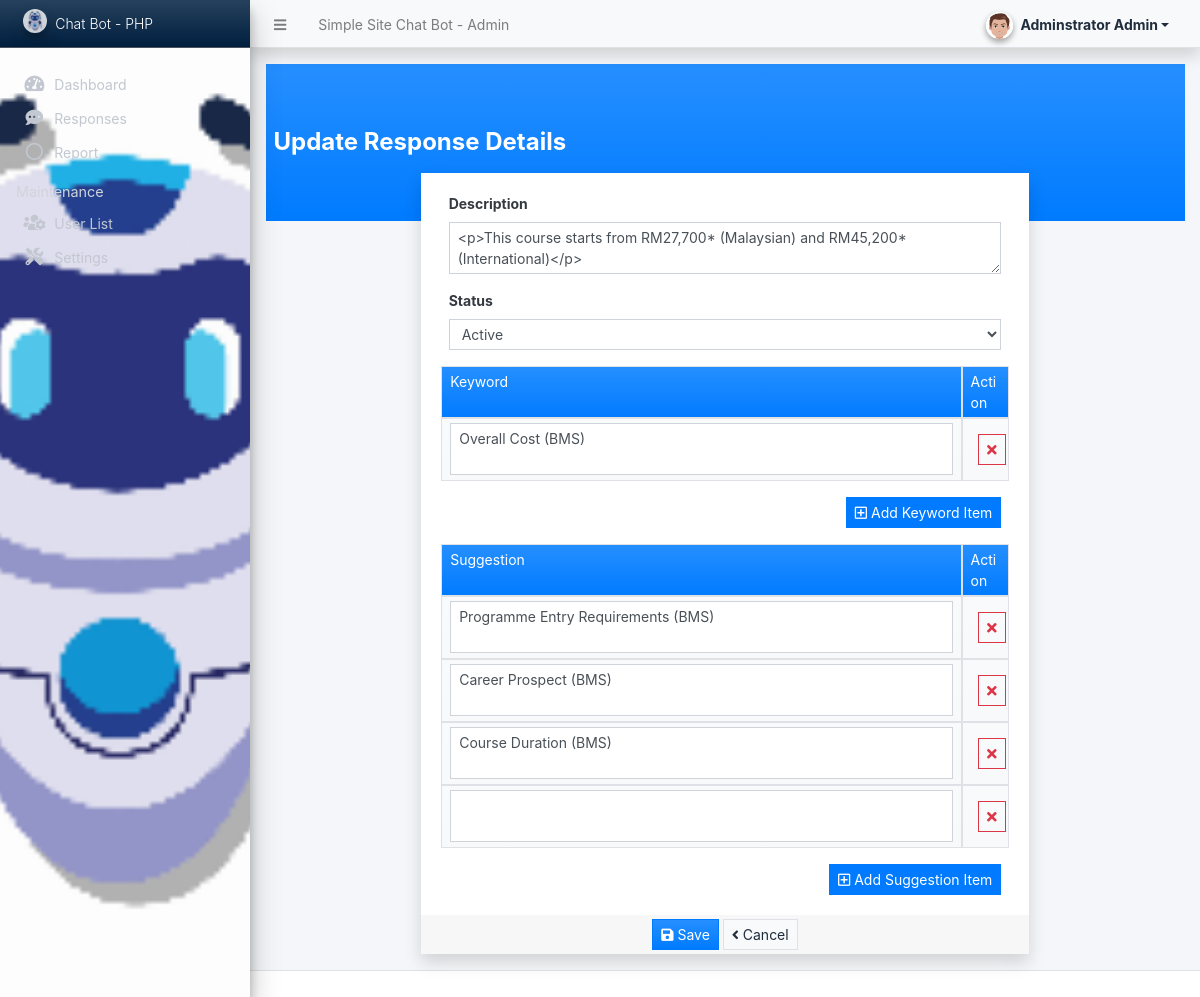
The app's page /admin/?page=responses/manage_response&id=36 (signed in) with its own data.
### tables this page shows
CREATE TABLE `keyword_list` (
  `response_id` int(30) NOT NULL,
  `keyword` text NOT NULL
);

CREATE TABLE `suggestion_list` (
  `response_id` int(30) NOT NULL,
  `suggestion` text NOT NULL
);

### admin/responses/manage_response.php (the view, shortened to what this page needs)
<div class="content px-2 py-5 bg-gradient-primary">
	<h4 class="my-3"><b><?= !isset($id) ? "Create New Response" : "Update Response Details" ?></b></h4>
</div>
<div class="row mt-n5 justify-content-center">
	<div class="col-lg-8 col-md-10 col-sm-12 col-xs-12">
		<div class="card rounded-0 shadow">
			<div class="card-body">
				<div class="container-fluid">
					<form action="" id="response-form">
						<div class="form-group">
							<label for="response" class="control-label">Description</label>
							<textarea type="text" name="response" id="response" class="form-control form-control-sm rounded-0" required><?php echo isset($response) ? $response : ''; ?></textarea>
						</div>
						<div class="form-group">
							<label for="status" class="control-label">Status</label>
							<select name="status" id="status" class="form-control form-control-sm rounded-0" required>
								<option value="1" <?php echo isset($status) && $status == 1 ? 'selected' : '' ?>>Active</option>
							</select>
						</div>
						<div class="row bg-gradient-primary">
							<div class="col-11 border m-0 px-2 py-1">Keyword</div>
							<div class="col-1 border m-0 px-2 py-1">Action</div>
						</div>
						<div id="keyword-list" class="mb-3">
							<?php if(isset($id)): ?>
							<?php
							$kw_qry = $conn->query("SELECT * FROM `keyword_list` where response_id = '{$id}'");
							while($row = $kw_qry->fetch_assoc()):
							?>
							<div class="row bg-gradient-light align-items-center kw-item" style="height:4.5em">
								<div class="col-11 border m-0 px-2 py-1 h-100">
									<textarea name="keyword[]" cols="30" rows="2" class="form-control form-control-sm rounded-0" required="required" style="resize:none"><?= $row['keyword'] ?></textarea>
								</div>
								<div class="col-1 border m-0 px-2 py-1 text-center align-items-center h-100 justify-content-center d-flex">
									<div class="col-auto">
										<button class="btn-outline-danger btn btn-sm rounded-0 rem-item" type="button"><i class="fa fa-times"></i></button>
									</div>
								</div>
							</div>
							<?php endwhile; ?>
							<?php endif; ?>
						</div>
						<div class="text-right">
							<button class="btn btn-primary btn-sm rounded-0" type="button" id="add_kw_item"><i class="far fa-plus-square mb-n2 mr-1"></i>Add Keyword Item</button>
						</div>
						<div class="row bg-gradient-primary">
							<div class="col-11 border m-0 px-2 py-1">Suggestion</div>
							<div class="col-1 border m-0 px-2 py-1">Action</div>
						</div>
						<div id="suggestion-list" class="mb-3">
							<?php if(isset($id)): ?>
							<?php
							$sg_qry = $conn->query("SELECT * FROM `suggestion_list` where response_id = '{$id}'");
							while($row = $sg_qry->fetch_assoc()):
							?>
							<div class="row bg-gradient-light align-items-center sg-item" style="height:4.5em">
								<div class="col-11 border m-0 px-2 py-1 h-100">
									<textarea name="suggestion[]" cols="30" rows="2" class="form-control form-control-sm rounded-0" style="resize:none"><?= $row['suggestion'] ?></textarea>
								</div>
								<div class="col-1 border m-0 px-2 py-1 text-center align-items-center h-100 justify-content-center d-flex">
									<div class="col-auto">
										<button class="btn-outline-danger btn btn-sm rounded-0 rem-item" type="button"><i class="fa fa-times"></i></button>
									</div>
								</div>
							</div>
							<?php endwhile; ?>
							<?php endif; ?>
							<div class="row bg-gradient-light align-items-center sg-item" style="height:4.5em">
								<div class="col-11 border m-0 px-2 py-1 h-100">
									<textarea name="suggestion[]" cols="30" rows="2" class="form-control form-control-sm rounded-0" style="resize:none"></textarea>
								</div>
								<div class="col-1 border m-0 px-2 py-1 text-center align-items-center h-100 justify-content-center d-flex">
									<div class="col-auto">
										<button class="btn-outline-danger btn btn-sm rounded-0 rem-item" type="button"><i class="fa fa-times"></i></button>
									</div>
								</div>
							</div>
						</div>
						<div class="text-right">
							<button class="btn btn-primary btn-sm rounded-0" type="button" id="add_suggestion_item"><i class="far fa-plus-square mb-n2 mr-1"></i>Add Suggestion Item</button>
						</div>
					</form>
				</div>
			</div>
			<div class="card-footer py-1 text-center">
				<button class="btn btn-sm btn-primary bg-gradient-primary rounded-0" form="response-form"><i class="fa fa-save"></i> Save</button>
				<a class="btn btn-sm btn-light bg-gradient-light border rounded-0" href="./?page=responses"><i class="fa fa-angle-left"></i> Cancel</a>
			</div>
		</div>
	</div>
</div>

### records on screen
keyword_list: keyword "Overall Cost (BMS)"
suggestion_list: suggestion "Programme Entry Requirements (BMS)"
suggestion_list: suggestion "Career Prospect (BMS)"
suggestion_list: suggestion "Course Duration (BMS)"

### other values on screen
$_settings->info('name') "Simple Site Chat Bot"
$_settings->userdata('firstname').' '.$_settings->userdata('lastname') "Adminstrator Admin"
$_settings->info('short_name') "Chat Bot - PHP"
